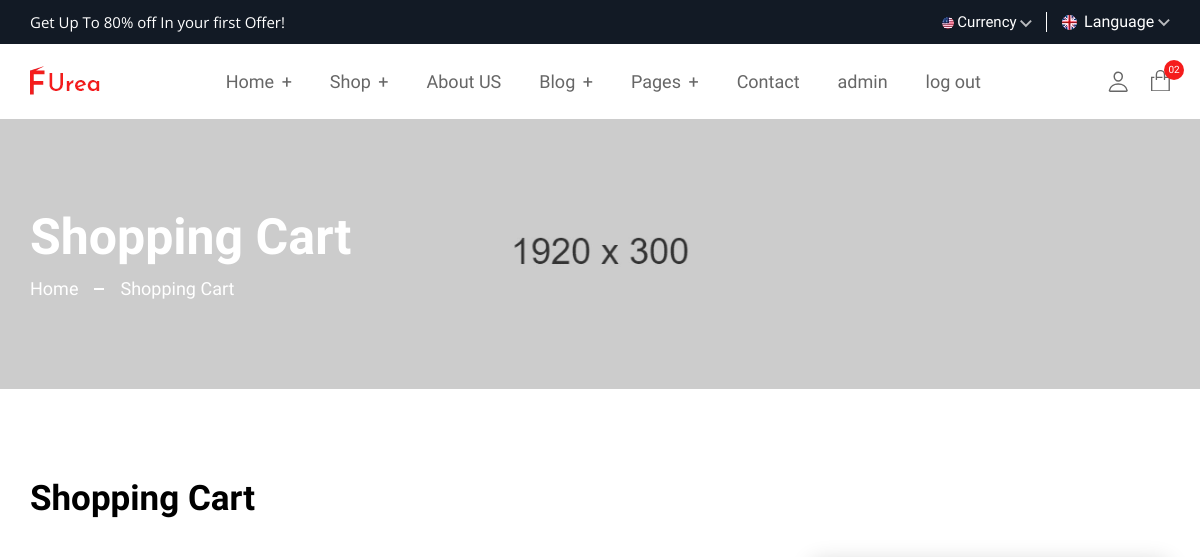
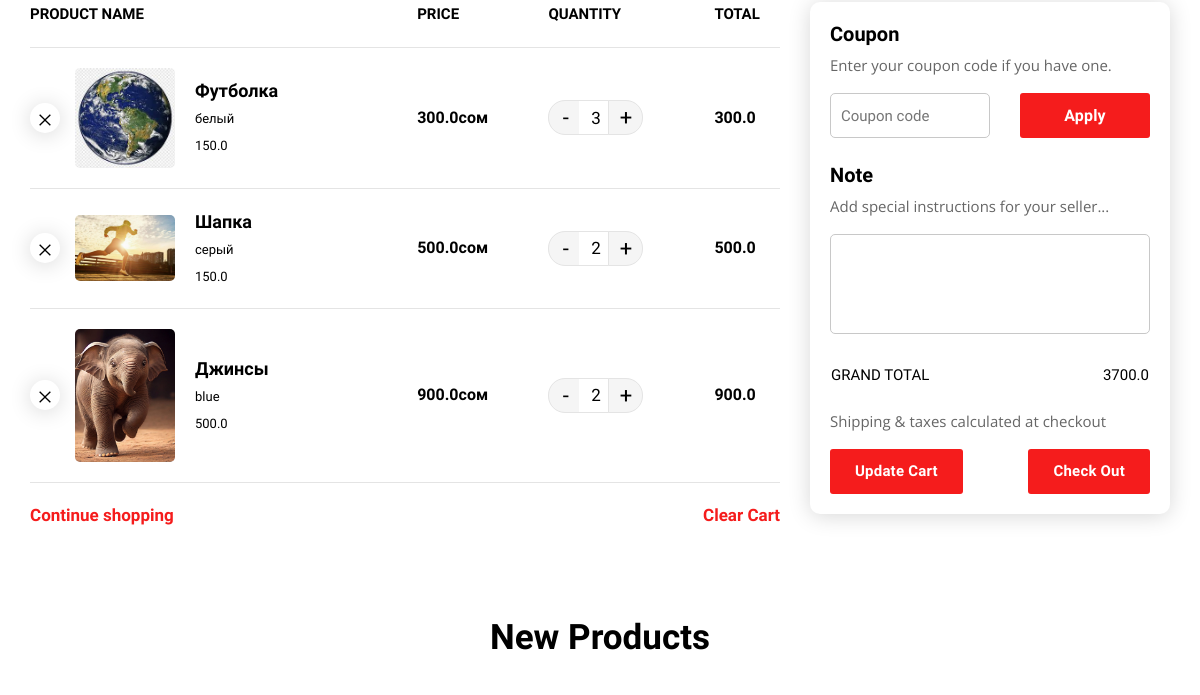
The page /shoppingCart/ (signed in, upper part) on the database as committed earlier (2 pictures, top to bottom).
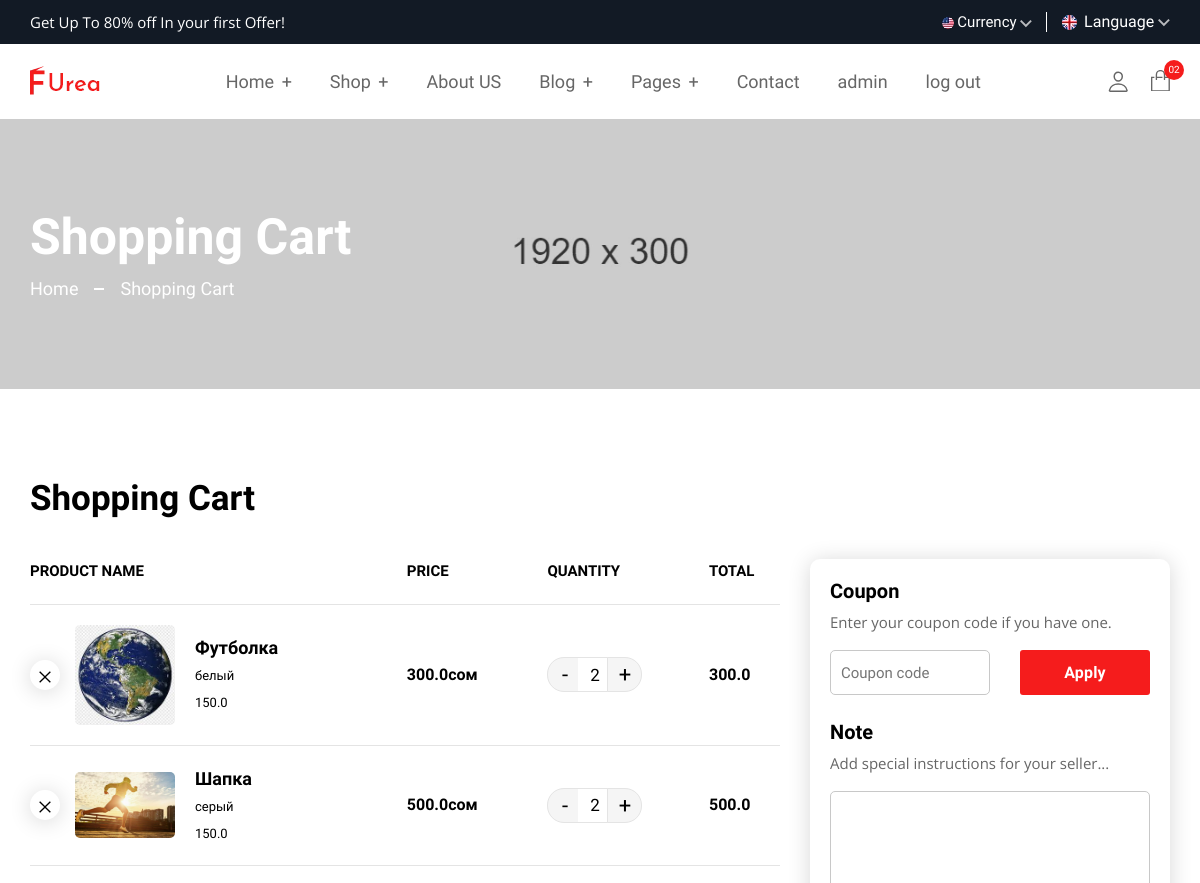
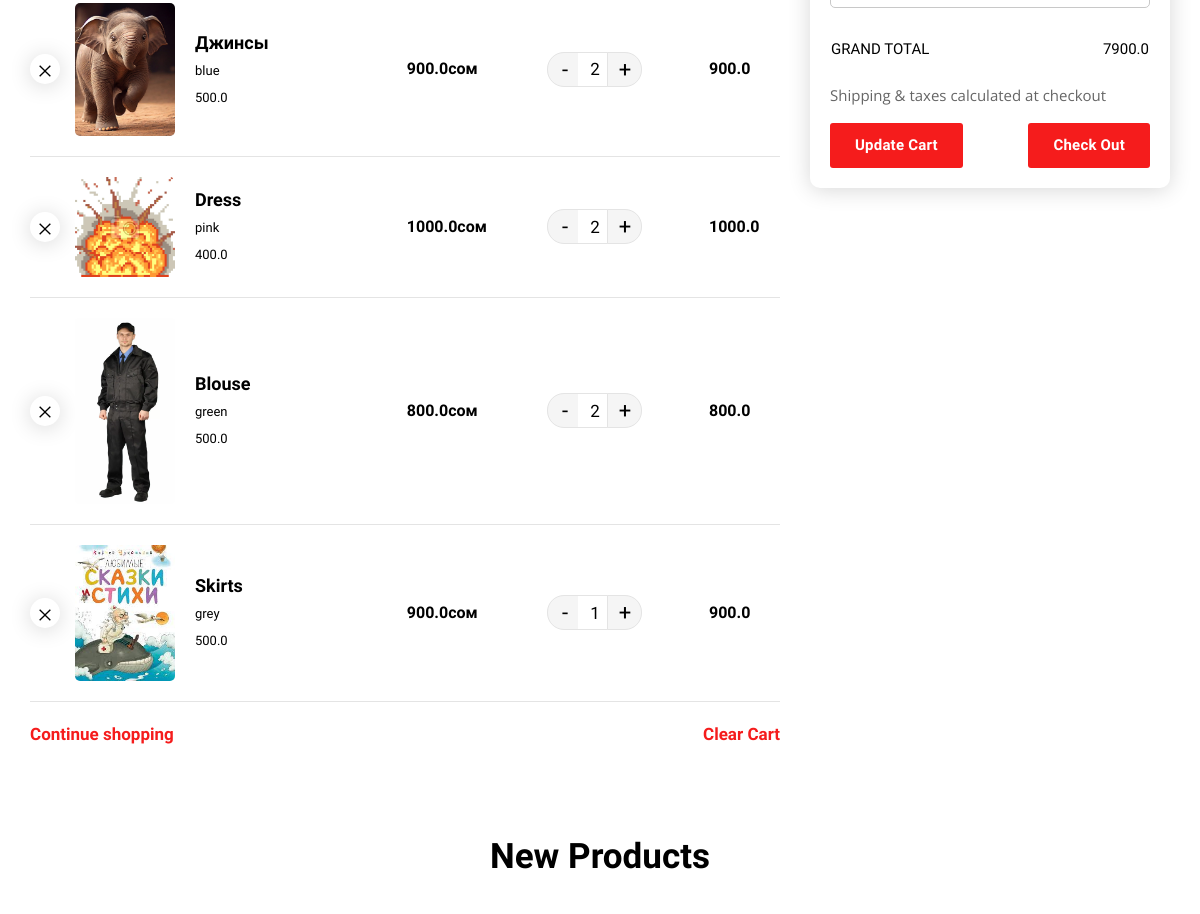
The same page on the database as committed later (2 pictures, top to bottom).
### shop_site/models.py (models this page shows)
class ShoppingCart(models.Model):
    author = models.ForeignKey(
        settings.AUTH_USER_MODEL,
        on_delete=models.CASCADE,
    )
    productObject = models.ForeignKey(Products, on_delete=models.CASCADE)
    quantity =  models.IntegerField()

class Products(models.Model):
    name = models.CharField(max_length=250)
    description = models.CharField(max_length=250)
    image = models.ImageField()
    price = models.FloatField()
    color = models.CharField(max_length=250)
    weight = models.FloatField()
    barcode = models.CharField(max_length=250)
    categoryObject = models.ForeignKey(Category, on_delete=models.CASCADE)
    brandObject = models.ForeignKey(Brands, on_delete=models.CASCADE)
    created_at = models.DateTimeField(auto_now_add=True)

### shop_site/views.py (the view)
# urls.py: path('shoppingCart/', shoppingCart, name='shoppingCart'),
def shoppingCart(request):
    if not(request.user.is_authenticated):
        return HttpResponseBadRequest('Пользователь не авторизован')
    user = request.user
    rows = ShoppingCart.objects.filter(author=user)
    totalPrice = 0
    for row in rows:
        totalPrice += row.quantity * row.productObject.price
    newProducts = Products.objects.all().order_by('created_at')[:5]
    context = {
        'rows': rows,
        'totalPrice': totalPrice,
        'newProducts': newProducts,
    }
    return render(request, 'cart.html', context)

### templates/cart.html (shortened to what the changed rows need)
{% extends 'base.html' %}
{% load static %}
{% block content %}
    <main class="main__content_wrapper">
        <section class="breadcrumb__section breadcrumb__bg">
            <div class="container-fluid">
                <div class="row row-cols-1">
                    <div class="col">
                        <div class="breadcrumb__content">
                            <h1 class="breadcrumb__content--title text-white mb-10">Shopping Cart</h1>
                        </div>
                    </div>
                </div>
            </div>
        </section>
        <section class="cart__section section--padding">
            <div class="container-fluid">
                <div class="cart__section--inner">
                    <form action="#">
                        <h2 class="cart__title mb-40">Shopping Cart</h2>
                        <div class="row">
                           <div class="col-lg-8">
                                <div class="cart__table">
                                    <table class="cart__table--inner">
                                        <thead class="cart__table--header">
                                            <tr class="cart__table--header__items">
                                                <th class="cart__table--header__list">Product name</th>
                                                <th class="cart__table--header__list">Price</th>
                                                <th class="cart__table--header__list">Quantity</th>
                                                <th class="cart__table--header__list">Total</th>
                                            </tr>
                                        </thead>
                                        <tbody class="cart__table--body">
                                            {% for row in rows %}
                                            <tr id="{{row.id}}" class="cart__table--body__items">
                                                <td class="cart__table--body__list">
                                                    <div class="cart__product d-flex align-items-center">
                                                        <button onclick="deleteShoppingCart(`{% url 'deleteShoppingCart' row.id %}`, '{{row.id}}')" class="cart__remove--btn" aria-label="search button" type="button"></button>
                                                        <div class="cart__thumbnail">
                                                            <a href="product-details.html"><img class="border-radius-5" src={{row.productObject.image.url}} alt="cart-product"></a>
                                                        </div>
                                                        <div class="cart__content">
                                                            <h4 class="cart__content--title"><a href="product-details.html">{{row.productObject.name}}</a></h4>
                                                            <span class="cart__content--variant">{{row.productObject.color}}</span>
                                                            <span class="cart__content--variant">{{row.productObject.weight}}</span>
                                                        </div>
                                                    </div>
                                                </td>
                                                <td class="cart__table--body__list">
                                                    <span id="price_{{row.id}}" class="cart__price">{{row.productObject.price}}сом</span>
                                                </td>
                                                <td class="cart__table--body__list">
                                                    <div class="quantity__box">
                                                        <button onclick="quantityChangeClick('minus','{{row.id}}', `{% url 'setShoppingCart' row.productObject.id %}`)" type="button" class="quantity__value quickview__value--quantity decrease" aria-label="quantity value" value="Decrease Value">-</button>
                                                        <label>
                                                            <input id = 'quantityChange' type="number" class="quantity__number quickview__value--number" value="{{row.quantity}}" />
                                                        </label>
                                                        <button onclick="quantityChangeClick('add','{{row.id}}', `{% url 'setShoppingCart' row.productObject.id %}`)" type="button" class="quantity__value quickview__value--quantity increase" aria-label="quantity value" value="Increase Value">+</button>
                                                    </div>
                                                </td>
                                                <td class="cart__table--body__list">
                                                    <span id="row_total_price_{{row.id}}" class="cart__price end">{{row.productObject.price}}</span>
                                                </td>
                                            </tr>
                                            {% endfor %}
                                        </tbody>
                                    </table>
                                </div>
                            </div>
                            <div class="col-lg-4">
                                <div class="cart__summary border-radius-10">
                                    <div class="cart__summary--total mb-20">
                                        <table class="cart__summary--total__table">
                                            <tbody>
                                                <tr class="cart__summary--total__list">
                                                    <td class="cart__summary--amount text-right"><a id="totalsum">{{totalPrice}}</a></td>
                                                </tr>
                                            </tbody>
                                        </table>
                                    </div>
                                </div>
                            </div>
                        </div>
                    </form>
                </div>
            </div>
        </section>
        <section class="product__section section--padding pt-0">
            <div class="container-fluid">
                <div class="section__heading text-center mb-40">
                    <h2 class="section__heading--maintitle">New Products</h2>
                </div>
            </div>
        </section>
    </main>
{% endblock %}

Rows that differ between the two databases and show on the page:
changed ShoppingCart "Футболка": quantity "3" → "2"
added ShoppingCart: productObject.image (picture), productObject.name "Dress", productObject.color "pink", productObject.weight "400.0", productObject.price "1000.0", quantity "2"
added ShoppingCart: productObject.image (picture), productObject.name "Blouse", productObject.color "green", productObject.weight "500.0", productObject.price "800.0", quantity "2"
added ShoppingCart: productObject.image (picture), productObject.name "Skirts", productObject.color "grey", productObject.weight "500.0", productObject.price "900.0", quantity "1"
Other text that changed with them:
{{ totalPrice }}: "3700.0" → "7900.0"
